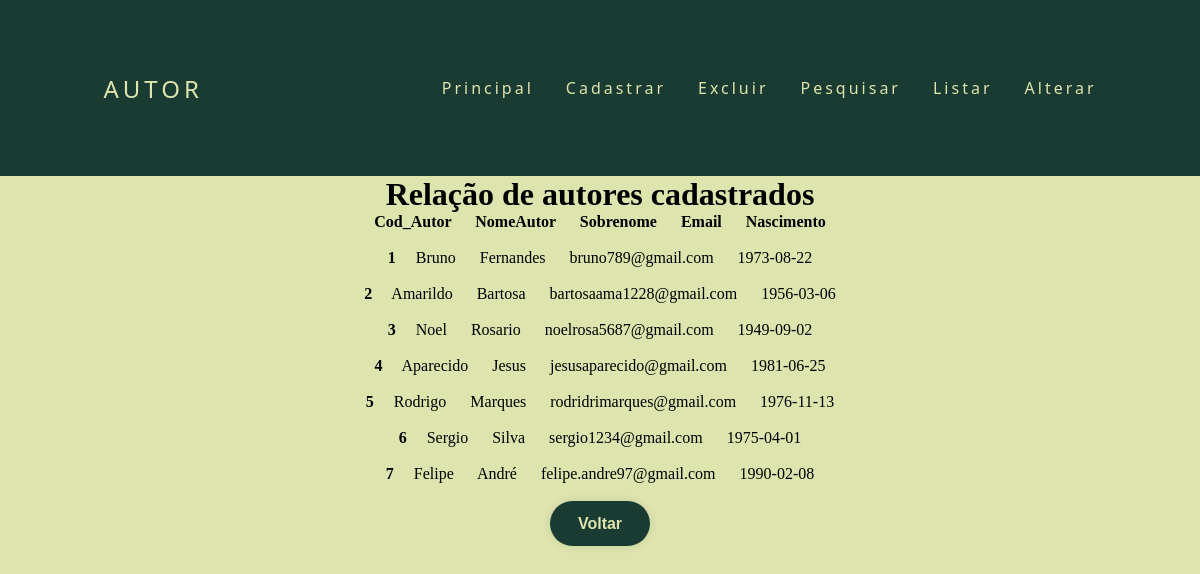
The page /BdAutoria/ListarAutor.php on the database its author committed.
### tables this page shows
CREATE TABLE `autor` (
  `Cod_Autor` int(11) NOT NULL,
  `NomeAutor` varchar(50) NOT NULL,
  `Sobrenome` varchar(50) NOT NULL,
  `Email` varchar(50) NOT NULL,
  `Nasc` date NOT NULL
);

### BdAutoria/Autor.php (called while the page is built, shortened)
<?php
class Autor
{
   function listar()
   {
       try
       {
           $this-> conn = new Conectar();
           $sql = $this->conn->query("select * from autor order by Cod_Autor");
           $sql->execute();
           return $sql->fetchAll();
       }
       catch(PDOException $exc)
       {
        echo "Erro ao executar consulta. " . $exc->getMessage();
       }
   }
}
?>

### BdAutoria/ListarAutor.php (the view, shortened to what this page needs)
<html>
    <head><meta charset = "UTF-8">
        <link rel="stylesheet" href="CSS/Menus.css">
        <link rel="stylesheet" href="CSS/listar.css">
    </head>
    <body>
    <header>
        <nav>
            <a class="logo">Autor</a>
            <ul class="nav-list">
                <li><a>Principal</a></li>
                <li><a href="CadastrarAutor.php">Cadastrar</a></li>
                <li><a href="ExcluirAutor.php">Excluir</a></li>
                <li><a href="PesquisarAutor.php">Pesquisar</a></li>
                <li><a>Listar</a></li>
                <li><a>Alterar</a></li>
            </ul>
        </nav>
    </header>
        <h1>Relação de autores cadastrados</h1></div>
        <?php
        include_once 'Autor.php';
        $a = new Autor();
        $autor_bd=$a->listar();
        ?>
        <div style='text-align: center;'>
        <b> Cod_Autor &nbsp;&nbsp;&nbsp;&nbsp; NomeAutor &nbsp;&nbsp;&nbsp;&nbsp; Sobrenome &nbsp;&nbsp;&nbsp;&nbsp; Email &nbsp;&nbsp;&nbsp;&nbsp; Nascimento</b>
        <?php
        foreach($autor_bd as $autor_mostrar){
        ?>
        <br><br>
        <b> <?php echo $autor_mostrar[0]; ?></b>&nbsp;&nbsp;&nbsp;&nbsp;
            <?php echo $autor_mostrar[1]; ?>    &nbsp;&nbsp;&nbsp;&nbsp;
            <?php echo $autor_mostrar[2]; ?>    &nbsp;&nbsp;&nbsp;&nbsp;
            <?php echo $autor_mostrar[3]; ?>    &nbsp;&nbsp;&nbsp;&nbsp;
            <?php echo $autor_mostrar[4]; ?>
        <?php
        }
        echo "<br><br><button><a href = 'MenuBDAutor.html'>Voltar</a></button>";?>
        </div>
    </body>
</html>

### BdAutoria/CSS/Menus.css (style rules this page uses)
* { margin: 0%; padding: 0%; }
a { color: #dde4ae; text-decoration: none; transition: 0.3s; }
body { background-color: #dde4ae; }
.logo { font-size: 24px; text-transform: uppercase; letter-spacing: 4px; }
nav { display: flex; justify-content: space-around; align-items: center; font-family: system-ui,-apple-system, Helvetica, Arial, Helvetica, sans-serif; background: #193b32; height: 22vh; }
ul { color: #dde4ae; }
.nav-list { list-style: none; display: flex; }
.nav-list li { letter-spacing: 3px; margin-left: 32px; }

### BdAutoria/CSS/listar.css (style rules this page uses)
body { background-color: #dde4ae; }
h1 { text-align: center; }
button { height: 45px; width: 100px; background: #193b32; border: none; outline: none; border-radius: 40px; box-shadow: 0 0 10px rgba(0, 0, 0, 0.1); cursor: pointer; font-size: 16px; color: #dde4ae; font-weight: 600; }
button a { color: #dde4ae; }

### rows shown on the page
autor: Cod_Autor "1", NomeAutor "Bruno", Sobrenome "Fernandes", Email "bruno789@gmail.com", Nasc "1973-08-22"
autor: Cod_Autor "2", NomeAutor "Amarildo", Sobrenome "Bartosa", Email "bartosaama1228@gmail.com", Nasc "1956-03-06"
autor: Cod_Autor "3", NomeAutor "Noel", Sobrenome "Rosario", Email "noelrosa5687@gmail.com", Nasc "1949-09-02"
autor: Cod_Autor "4", NomeAutor "Aparecido", Sobrenome "Jesus", Email "jesusaparecido@gmail.com", Nasc "1981-06-25"
autor: Cod_Autor "5", NomeAutor "Rodrigo", Sobrenome "Marques", Email "rodridrimarques@gmail.com", Nasc "1976-11-13"
autor: Cod_Autor "6", NomeAutor "Sergio", Sobrenome "Silva", Email "sergio1234@gmail.com", Nasc "1975-04-01"
autor: Cod_Autor "7", NomeAutor "Felipe", Sobrenome "André", Email "felipe.andre97@gmail.com", Nasc "1990-02-08"
